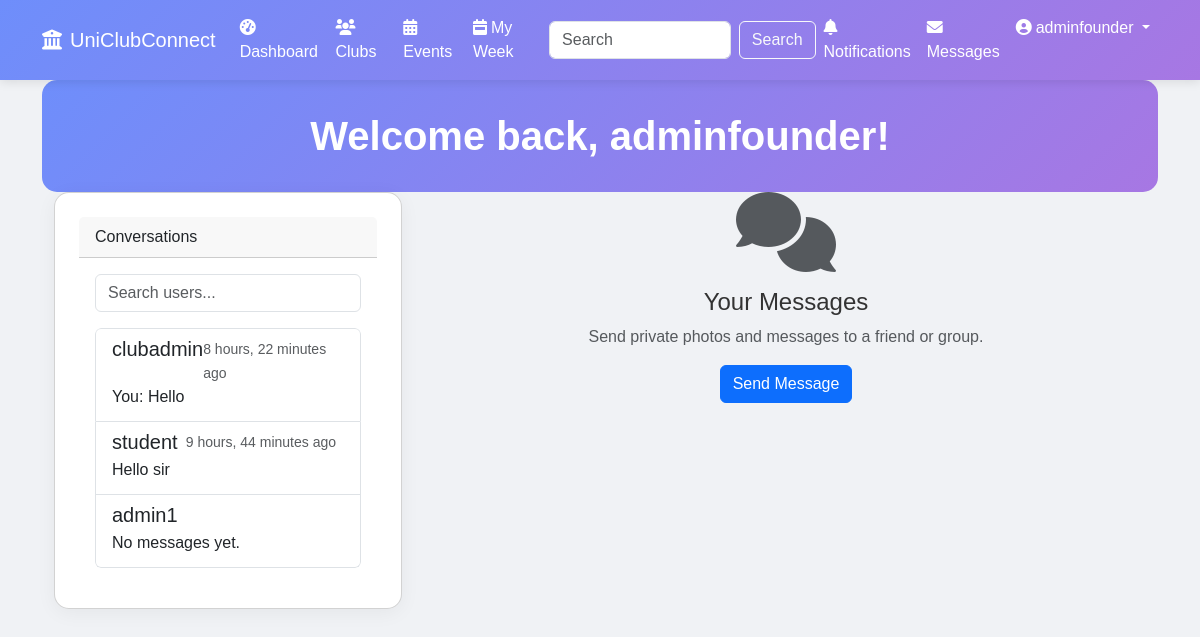
Page /chat/ (signed in) on the committed database.
### accounts/models.py (models this page shows, shortened)
class User(AbstractUser):
    USER_TYPE_CHOICES = (
        ('admin', 'Admin'),
        ('student', 'Student'),
        ('founder', 'Founder'),
    )
    user_type = models.CharField(max_length=10, choices=USER_TYPE_CHOICES, default='student')
    profile_picture = models.ImageField(upload_to='profile_pics/', null=True, blank=True)
    department = models.CharField(max_length=100, blank=True)
    bio = models.TextField(blank=True)
    last_seen = models.DateTimeField(null=True, blank=True)
    def is_online(self):
        if self.last_seen:
            return (timezone.now() - self.last_seen) < timezone.timedelta(minutes=5)
        return False
    def is_admin(self):
        return self.user_type == 'admin'
    def is_founder(self):
        return self.user_type == 'founder'

### clubs/models.py (models this page shows, shortened)
class Message(models.Model):
    sender = models.ForeignKey(settings.AUTH_USER_MODEL, on_delete=models.CASCADE, related_name='sent_messages')
    receiver = models.ForeignKey(settings.AUTH_USER_MODEL, on_delete=models.CASCADE, related_name='received_messages')
    club = models.ForeignKey(Club, on_delete=models.CASCADE, null=True, blank=True)
    content = models.TextField()
    created_at = models.DateTimeField(auto_now_add=True)
    is_read = models.BooleanField(default=False)

### dashboard/views.py (the view)
# urls.py: path('chat/', views.chat_view, name='chat'),
@login_required
def chat_view(request):
    user = request.user
    conversations = Message.objects.filter(Q(sender=request.user) | Q(receiver=request.user)).order_by('-created_at')
    users_with_last_message = []
    users_in_conversations = []
    for message in conversations:
        other_user = None
        if message.sender != request.user and message.sender not in users_in_conversations:
            other_user = message.sender
            users_in_conversations.append(other_user)
        elif message.receiver != request.user and message.receiver not in users_in_conversations:
            other_user = message.receiver
            users_in_conversations.append(other_user)
        if other_user:
            last_message = Message.objects.filter(
                (Q(sender=request.user, receiver=other_user) | Q(sender=other_user, receiver=request.user))
            ).latest('created_at')
            users_with_last_message.append({
                'user': other_user,
                'last_message': last_message
            })
    candidates = User.objects.exclude(id=user.id)
    allowed_recipients = []
    if user.is_admin():
        allowed_recipients = candidates.order_by('username')
    elif user.is_founder():
        founder_clubs = Club.objects.filter(founders=user)
        member_ids = Membership.objects.filter(club__in=founder_clubs, status='approved').values_list('user_id', flat=True)
        club_members = User.objects.filter(id__in=member_ids)
        admins = candidates.filter(user_type='admin')
        allowed_recipients = (club_members | admins).distinct().order_by('username')
    else:  # student
        founders = candidates.filter(user_type='founder')
        admins = candidates.filter(user_type='admin')
        allowed_recipients = (founders | admins).distinct().order_by('username')
    for recipient in allowed_recipients:
        if recipient not in users_in_conversations:
            users_with_last_message.append({
                'user': recipient,
                'last_message': None
            })
    context = {
        'users_with_last_message': users_with_last_message,
    }
    return render(request, 'dashboard/chat.html', context)

### dashboard/context_processors.py (called while the page is built)
def notification_count(request):
    if request.user.is_authenticated:
        unread_count = Notification.objects.filter(user=request.user, is_read=False).count()
        return {
            'unread_notification_count': unread_count
        }
    return {
        'unread_notification_count': 0
    }

### sitetheme/context_processors.py (called while the page is built)
def theme_settings(request):
    try:
        settings = ThemeSettings.objects.get(pk=1)
    except ThemeSettings.DoesNotExist:
        settings = None
    return {'theme_settings': settings}

### templates/dashboard/chat.html (shortened to what this page needs)
{% extends 'base.html' %}
{% block content %}
<div class="container-fluid">
<div class="row">
        <div class="col-md-4">
            <div class="card">
                <div class="card-header">
                    Conversations
                </div>
                <div class="card-body">
                    <input type="text" id="user-search" class="form-control mb-3" placeholder="Search users...">
                    <div id="user-list" class="list-group" style="max-height: 400px; overflow-y: auto;">
                        {% for item in users_with_last_message %}
                            <a href="#" class="list-group-item list-group-item-action" data-user-id="{{ item.user.id }}">
                                <div class="d-flex w-100 justify-content-between">
                                    <h5 class="mb-1">{{ item.user.username }}</h5>
                                    <div>
                                        {% if item.last_message %}
                                            <small class="text-muted me-2">{{ item.last_message.created_at|timesince }} ago</small>
                                        {% endif %}
                                    </div>
                                </div>
                                <p class="mb-1">
                                    {% if item.last_message %}
                                        {% if item.last_message.sender == request.user %}
                                            You:
                                        {% endif %}
                                        {{ item.last_message.content|truncatechars:30 }}
                                    {% else %}
                                        No messages yet.
                                    {% endif %}
                                </p>
                            </a>
                        {% endfor %}
                    </div>
                </div>
            </div>
        </div>
        <div class="col-md-8">
            <div id="chat-container">
                <div id="no-chat-selected" class="card-body text-center">
                    <div class="d-flex flex-column justify-content-center align-items-center h-100">
                        <i class="fas fa-comments fa-5x text-muted"></i>
                        <h4 class="mt-3">Your Messages</h4>
                        <p class="text-muted">Send private photos and messages to a friend or group.</p>
                        <button class="btn btn-primary">Send Message</button>
                    </div>
                </div>
            </div>
        </div>
    </div>
</div>
{% endblock %}

### templates/base.html (shortened to what this page needs)
{% load static %}
<!DOCTYPE html>
<html lang="en">
<head>
    <link href="https://cdn.jsdelivr.net/npm/bootstrap@5.3.0-alpha1/dist/css/bootstrap.min.css" rel="stylesheet">
    <link rel="stylesheet" href="https://cdnjs.cloudflare.com/ajax/libs/font-awesome/6.0.0/css/all.min.css">
    <link rel="stylesheet" href="{% static 'css/dynamic_theme.css' %}">
</head>
<body>
    <nav class="navbar navbar-expand-lg navbar-dark">
        <div class="container">
            <a class="navbar-brand" href="{% url 'home' %}">
                <i class="fas fa-university me-2"></i>UniClubConnect
            </a>
            <div class="collapse navbar-collapse" id="navbarNav">
                <ul class="navbar-nav me-auto">
                    <li class="nav-item">
                        <a class="nav-link" href="{% url 'dashboard' %}">
                            <i class="fas fa-tachometer-alt me-1"></i>Dashboard
                        </a>
                    </li>
                    <li class="nav-item">
                        <a class="nav-link" href="{% url 'manage_clubs' %}">
                            <i class="fas fa-users me-1"></i>Clubs
                        </a>
                    </li>
                    <li class="nav-item">
                        <a class="nav-link" href="{% url 'events' %}">
                            <i class="fas fa-calendar-alt me-1"></i>Events
                        </a>
                    </li>
                    <li class="nav-item">
                        <a class="nav-link" href="{% url 'my_week' %}">
                            <i class="fas fa-calendar-week me-1"></i>My Week
                        </a>
                    </li>
                </ul>
                <form class="d-flex me-auto" action="{% url 'search' %}" method="get">
                    <input class="form-control me-2" type="search" name="q" placeholder="Search" aria-label="Search">
                    <button class="btn btn-outline-light" type="submit">Search</button>
                </form>
                <ul class="navbar-nav">
                    <li class="nav-item">
                        <a class="nav-link notification-icon" href="{% url 'notifications' %}">
                            <i class="fas fa-bell me-1"></i>Notifications
                        </a>
                    </li>
                    <li class="nav-item">
                        <a class="nav-link message-icon" href="{% url 'chat' %}">
                            <i class="fas fa-envelope me-1"></i>Messages
                        </a>
                    </li>
                    {% if user.is_authenticated %}
                    <li class="nav-item dropdown">
                        <a class="nav-link dropdown-toggle" href="#" id="navbarDropdown" role="button" data-bs-toggle="dropdown" aria-expanded="false">
                            <i class="fas fa-user-circle me-1"></i>{{ user.username }}
                        </a>
                    </li>
                    {% endif %}
                </ul>
            </div>
        </div>
    </nav>
    <div class="container main-content">
        {% if user.is_authenticated %}
        <div class="header">
            <h1>Welcome back, {{ user.username }}!</h1>
        </div>
        {% endif %}
        {% block content %}{% endblock %}
    </div>
</body>
</html>

### static/css/dynamic_theme.css (style rules this page uses)
body { font-family: 'Poppins', sans-serif; background-color: #f0f2f5; color: #333; transition: background-color 0.3s, color 0.3s; }
.card { background: #fff; border-radius: 15px; box-shadow: 0 4px 20px rgba(0, 0, 0, 0.05); padding: 1.5rem; transition: transform 0.3s, box-shadow 0.3s; }
.header { background: linear-gradient(135deg, #6e8efb, #a777e3); color: #fff; padding: 2rem; border-radius: 15px; text-align: center; }
.header h1 { font-size: 2.5rem; font-weight: 700; margin: 0; }
.card, .header { animation: fadeIn 0.5s ease-out; }
.navbar { background: linear-gradient(135deg, #6e8efb, #a777e3); box-shadow: 0 2px 10px rgba(0, 0, 0, 0.1); }
.navbar-brand, .nav-link, .navbar-toggler-icon { color: #fff !important; }
.navbar-brand .fa-university, .nav-link .fas { color: #fff; transition: color 0.3s; }

### rows in the picture
User: username "adminfounder"
User: user.username "clubadmin", last_message.created_at "8 hours, 22 minutes", shows "You:", last_message.content "Hello"
User: user.username "student", last_message.created_at "9 hours, 44 minutes", last_message.content "Hello sir"
User: user.username "admin1", shows "No messages yet."
